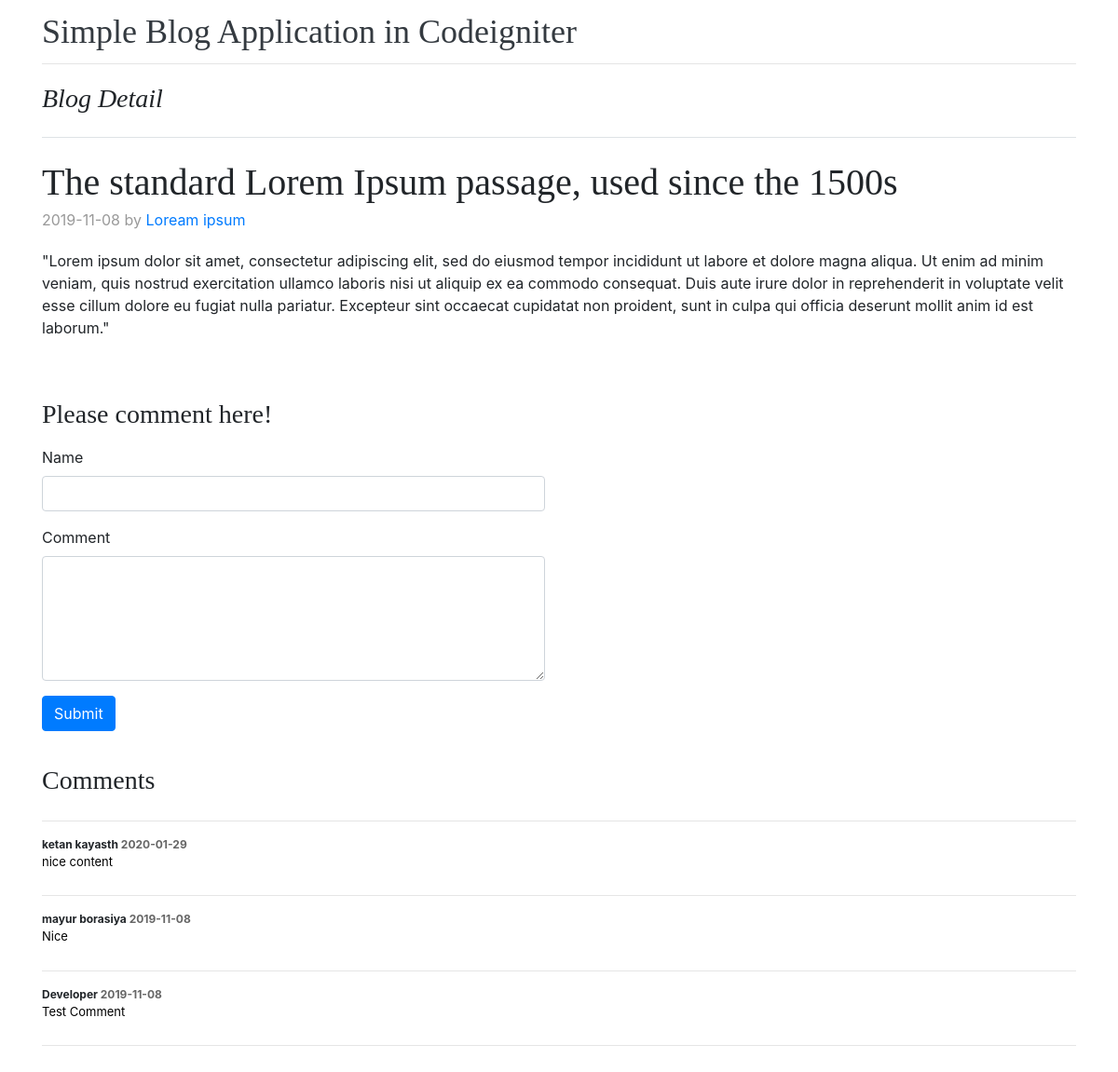
Page /home/blogDetail/5 on the committed database.
### tables this page shows
CREATE TABLE IF NOT EXISTS `blogs` (
  `blog_id` int(11) NOT NULL AUTO_INCREMENT,
  `title` varchar(255) NOT NULL,
  `desc` text NOT NULL,
  `author` varchar(50) NOT NULL,
  `special` enum('promo','featured') NOT NULL,
  `created_at` date NOT NULL,
  PRIMARY KEY (`blog_id`)
);

CREATE TABLE IF NOT EXISTS `comments` (
  `comment_id` int(11) NOT NULL AUTO_INCREMENT,
  `blog_id` int(11) NOT NULL,
  `name` varchar(50) NOT NULL,
  `comment` text NOT NULL,
  `status` enum('Active','Block') NOT NULL DEFAULT 'Active',
  `created_at` date NOT NULL,
  PRIMARY KEY (`comment_id`)
);

### application/controllers/Home.php (called while the page is built, shortened)
<?php
class Home extends CI_Controller{
	function blogDetail($blogId){
		$this->load->model('Blog_model');
		$this->load->model('Comment_model');
		$blog = $this->Blog_model->getBlog($blogId);
		$data = array();
		$data['blog'] = $blog;
		$comments = $this->Comment_model->getCommentsOfABlog($blogId);
		$data['comments'] = $comments;
		$this->load->library('form_validation');
		$this->form_validation->set_rules('name','Name','required');
		$this->form_validation->set_rules('comment','Comment','required');
		if($this->form_validation->run() == true){
			$formArray = array();
			$formArray['name'] = $this->input->post('name');
			$formArray['blog_id'] = $blogId;
			$formArray['comment'] = $this->input->post('comment');
			$formArray['created_at'] = date('Y-m-d');
			$this->Comment_model->create($formArray);
			$this->session->set_flashdata('msg','Comment saved successfully!');
			redirect(base_url().'home/blogDetail/'.$blog['blog_id']);
		}else{
			$this->load->view('detail',$data);
		}
	}
}
?>

### index.php (called while the page is built, shortened)
<?php
require_once BASEPATH.'core/CodeIgniter.php';

### application/models/Blog_model.php (called while the page is built, shortened)
<?php
class Blog_model extends CI_Model{
	function getBlog($id){
		$this->db->where('blog_id',$id);
		$blog = $this->db->get('blogs')->row_array();
		return $blog;
	}
}
?>

### application/models/Comment_model.php (called while the page is built, shortened)
<?php
class Comment_model extends CI_Model{
	function getCommentsOfABlog($blog_id){
		$this->db->order_by('comment_id','DESC');
		$this->db->where('blog_id',$blog_id);
		$this->db->where('status','Active');
		$comments = $this->db->get('comments')->result_array();
		return $comments;
	}
}
?>

### application/views/detail.php (the view, shortened to what this page needs)
<!doctype html>
<html lang="en">
  <head>
    <link rel="stylesheet" href="<?php echo base_url() ?>/assets/css/bootstrap.min.css">
    <link href="<?php echo base_url().'assets/css/blog.css' ?>" rel="stylesheet">
  </head>
  <body>
    <div class="container">
  <header class="blog-header py-3">
    <div class="row flex-nowrap justify-content-between align-items-center">
      <div class="col-12">
        <a class="blog-header-logo text-dark" href="#">Simple Blog Application in Codeigniter</a>
      </div>
    </div>
  </header>
</div>
<main role="main" class="container">
  <div class="row">
    <div class="col-md-12 blog-main mT1">
      <h3 class="pb-4 mb-4 font-italic border-bottom">
       Blog Detail
      </h3>
      <div class="blog-post">
        <h2 class="blog-post-title"><?php echo $blog['title']; ?></h2>
        <p class="blog-post-meta"><?php echo $blog['created_at']; ?> by <a href="#"><?php echo $blog['author']; ?></a></p>
        <?php echo $blog['desc']; ?>
      </div>
    </div>
	    <div class="col-md-6 comment-box">
	    	<form method="post" name="commentForm">
	    	<h3 style="padding-bottom: 10px;">Please comment here!</h3>
		    	<div class="form-group">
		    		<label>Name</label>
		    		<input type="text" name="name" id="name" value="<?php echo set_value('name');?>" class="form-control">
		    	</div>
		    	<div class="form-group">
		    		<label>Comment</label>
		    		<textarea rows="5" name="comment" id="comment" class="form-control"><?php echo set_value('comment');?></textarea>
		    	</div>
		    	<div class="form-group">
		    		<button type="submit" name="submit" class="btn btn-primary">Submit</button>
		    	</div>
	    	</form>
	    </div>
	    <div class="col-md-12 pB20">
	    	<h3 class="pB10 mT1">Comments</h3>
	    	<hr>
	    	<?php if(!empty($comments)){
	    		foreach($comments as $comment){
	    	 ?>
	    	<div class="wrapper">
		    	<div class="name"><?php echo $comment['name']; ?> <span><?php echo $comment['created_at']; ?></span></div>
		    	<div class="comment"><?php echo $comment['comment']; ?>
		    	</div>
	    	</div>
	    	<hr>
	    	<?php } }else{ ?>
	    	 No Comment Yet
	    	<?php } ?>
	    </div>
  </div>
</main>
</body>
</html>

### assets/css/blog.css (style rules this page uses)
.blog-header { line-height: 1; border-bottom: 1px solid #e5e5e5; }
.blog-header-logo { font-family: "Playfair Display", Georgia, "Times New Roman", serif; font-size: 2.25rem; }
h1, h2, h3, h4, h5, h6 { font-family: "Playfair Display", Georgia, "Times New Roman", serif; }
.blog-post { margin-bottom: 4rem; }
.blog-post-title { margin-bottom: .25rem; font-size: 2.5rem; }
.blog-post-meta { margin-bottom: 1.25rem; color: #999; }
.mT1 { margin-top: 20px; }
.wrapper { padding-bottom: 10px; }
.wrapper .name { font-size: 12px; font-weight: bold; }
.wrapper .name span { font-size: 12px; color: #666; }
.wrapper .comment { font-size: 13px; color: #000; }
.pB10 { padding-bottom: 10px; }
.pB20 { padding-bottom: 20px; }

### rows in the picture
blogs: title "The standard Lorem Ipsum passage, used since the 1500s", created_at "2019-11-08", author "Loream ipsum", desc "\"Lorem ipsum dolor sit amet, consectetur adipiscing elit, sed do eiusmod tempor incididunt ut labore et dolore magna aliqua. Ut enim ad minim veniam, quis nostrud exercitation ullamco laboris nisi ut aliquip ex ea commodo consequat. Duis aute irure dolor in reprehenderit in voluptate velit esse cillum dolore eu fugiat nulla pariatur. Excepteur sint occaecat cupidatat non proident, sunt in culpa qui officia deserunt mollit anim id est laborum.\""
comments: name "ketan kayasth", created_at "2020-01-29", comment "nice content"
comments: name "mayur borasiya", created_at "2019-11-08", comment "Nice"
comments: name "Developer", created_at "2019-11-08", comment "Test Comment"
